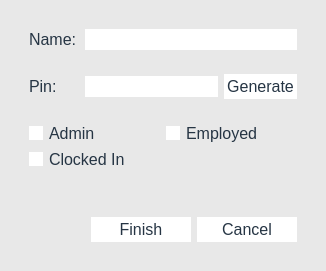
<?xml version="1.0" encoding="UTF-8"?>
<ui version="4.0">
 <class>EmployeeEditForm</class>
 <widget class="QDialog" name="EmployeeEditForm">
  <property name="geometry">
   <rect>
    <x>0</x>
    <y>0</y>
    <width>326</width>
    <height>266</height>
   </rect>
  </property>
  <property name="windowTitle">
   <string>Employee Edit</string>
  </property>
  <property name="styleSheet">
   <string notr="true">QDialog#EmployeeEditForm{

background-color:#E8E8E8;
}
*{
font-family:&quot;Calibri&quot;;
font-size: 16px;
color:#263544;
}



QStackedWidget{
margin:0px;
padding:0px;
}


QWidget{

margin:0px;
padding:0px;
}
QWidget#bigwidger{
background-color:#E8E8E8;
border:none;
}



QTableWidget{
border:none;
}
QTextEdit{
border:none;
}


QPushButton{
padding:3px;
border:none;
background-color:#FFFFFF;
}
QPushButton:hover:!pressed{
background-color:#D1D1D1;
}


QDateTimeEdit{
border:none;
background-color:#FFFFFF;
}
QDateEditTime:hover{
border:none;
background-color:#F4F9F6;
}
QDateEditTime::drop-down{
border:none;
}


QComboBox{
border:none;
background-color:#FFFFFF;
}
QComboBox:hover {
background-color:#F4F9F6;
}
QComboBox:drop-down{
border:none;
}


QRadioButton{
padding:0px;
margin:0px;
}


QGroupBox {
    border: 0px solid gray;
	
    margin-top: 0.5em;
	margin-right:0px;
	margin-left:0px;
}
QGroupBox::title {
    subcontrol-origin: margin;
    left: 10px;
    padding: 0 3px 0 3px;
}


QCheckBox::indicator,QRadioButton::indicator{
border:none;
background-color:#FFFFFF;

}

QCheckBox::indicator:checked,QRadioButton::indicator:checked{
border:none;
background-color:#FE938C;

}

QLineEdit,QTimeEdit,QDateEdit,QSpinBox,QDateTimeEdit{ 
background-color:#FFFFFF;
 border: 0px solid #D1D1D1;	

}
QLineEdit:hover,QTimeEdit:hover,QDateEdit:hover,QSpinBox:hover,QDateTimeEdit:hover{ 
background-color:#FFFFFF;
 border: 1px solid #D1D1D1;	
}
</string>
  </property>
  <layout class="QGridLayout" name="gridLayout_2">
   <item row="0" column="0">
    <widget class="QWidget" name="bigwidger" native="true">
     <layout class="QVBoxLayout" name="verticalLayout">
      <item>
       <widget class="QWidget" name="widget" native="true">
        <layout class="QHBoxLayout" name="horizontalLayout">
         <item>
          <widget class="QLabel" name="label">
           <property name="minimumSize">
            <size>
             <width>50</width>
             <height>0</height>
            </size>
           </property>
           <property name="text">
            <string>Name:</string>
           </property>
          </widget>
         </item>
         <item>
          <widget class="QLineEdit" name="name"/>
         </item>
        </layout>
       </widget>
      </item>
      <item>
       <widget class="QWidget" name="widget" native="true">
        <layout class="QHBoxLayout" name="horizontalLayout_2">
         <item>
          <widget class="QLabel" name="label_2">
           <property name="minimumSize">
            <size>
             <width>50</width>
             <height>0</height>
            </size>
           </property>
           <property name="text">
            <string>Pin:</string>
           </property>
          </widget>
         </item>
         <item>
          <widget class="QLineEdit" name="pin">
           <property name="maxLength">
            <number>6</number>
           </property>
          </widget>
         </item>
         <item>
          <widget class="QPushButton" name="GenerateButton">
           <property name="text">
            <string>Generate</string>
           </property>
          </widget>
         </item>
        </layout>
       </widget>
      </item>
      <item>
       <widget class="QWidget" name="widget" native="true">
        <layout class="QGridLayout" name="gridLayout">
         <item row="0" column="0">
          <widget class="QCheckBox" name="admin">
           <property name="text">
            <string>Admin</string>
           </property>
          </widget>
         </item>
         <item row="1" column="0">
          <widget class="QCheckBox" name="active">
           <property name="text">
            <string>Clocked In</string>
           </property>
          </widget>
         </item>
         <item row="0" column="1">
          <widget class="QCheckBox" name="current">
           <property name="text">
            <string>Employed</string>
           </property>
          </widget>
         </item>
        </layout>
       </widget>
      </item>
      <item>
       <widget class="QLabel" name="error">
        <property name="sizePolicy">
         <sizepolicy hsizetype="Minimum" vsizetype="Minimum">
          <horstretch>0</horstretch>
          <verstretch>0</verstretch>
         </sizepolicy>
        </property>
        <property name="text">
         <string/>
        </property>
       </widget>
      </item>
      <item>
       <widget class="QWidget" name="widget" native="true">
        <layout class="QHBoxLayout" name="horizontalLayout_4">
         <item>
          <spacer name="horizontalSpacer">
           <property name="orientation">
            <enum>Qt::Horizontal</enum>
           </property>
           <property name="sizeHint" stdset="0">
            <size>
             <width>40</width>
             <height>20</height>
            </size>
           </property>
          </spacer>
         </item>
         <item>
          <widget class="QPushButton" name="FinishButton">
           <property name="minimumSize">
            <size>
             <width>100</width>
             <height>0</height>
            </size>
           </property>
           <property name="text">
            <string>Finish</string>
           </property>
          </widget>
         </item>
         <item>
          <widget class="QPushButton" name="CancelButton">
           <property name="minimumSize">
            <size>
             <width>100</width>
             <height>0</height>
            </size>
           </property>
           <property name="text">
            <string>Cancel</string>
           </property>
          </widget>
         </item>
        </layout>
       </widget>
      </item>
     </layout>
    </widget>
   </item>
  </layout>
 </widget>
 <tabstops>
  <tabstop>name</tabstop>
  <tabstop>pin</tabstop>
  <tabstop>FinishButton</tabstop>
  <tabstop>CancelButton</tabstop>
  <tabstop>GenerateButton</tabstop>
  <tabstop>admin</tabstop>
  <tabstop>current</tabstop>
  <tabstop>active</tabstop>
 </tabstops>
 <resources/>
 <connections/>
</ui>
